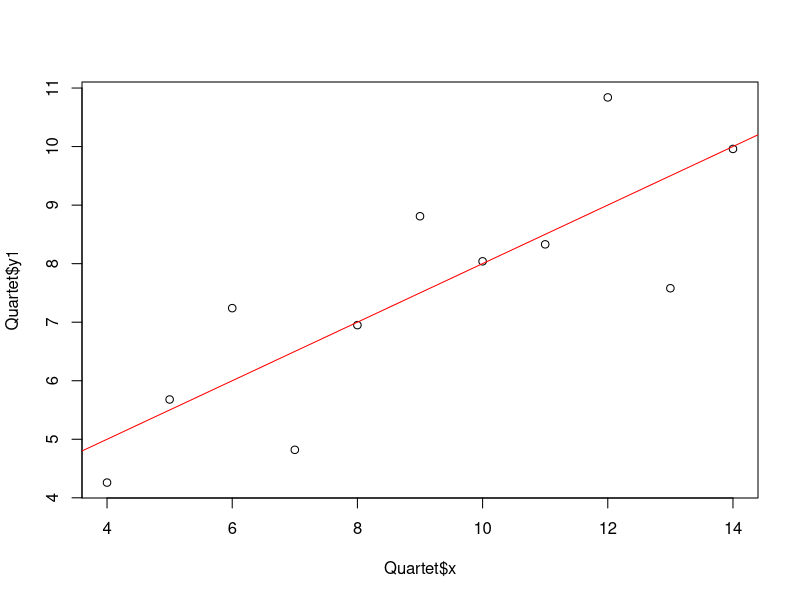
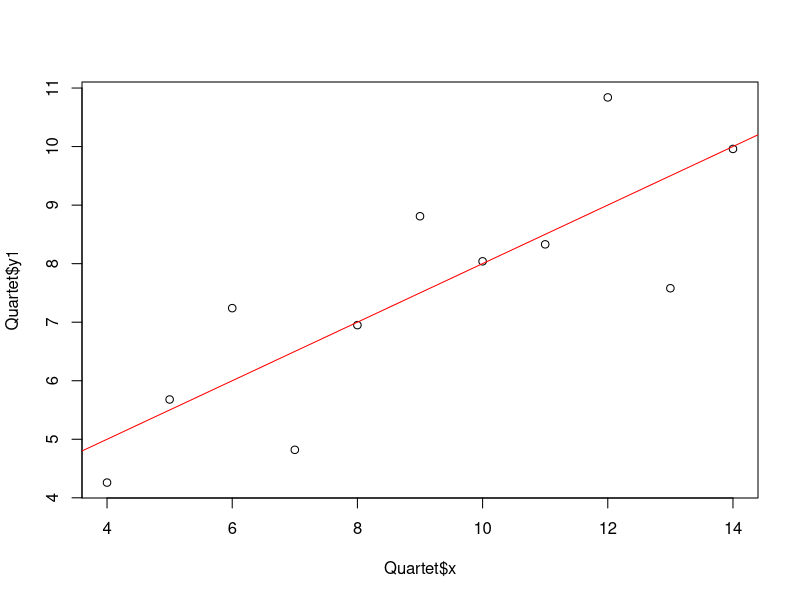
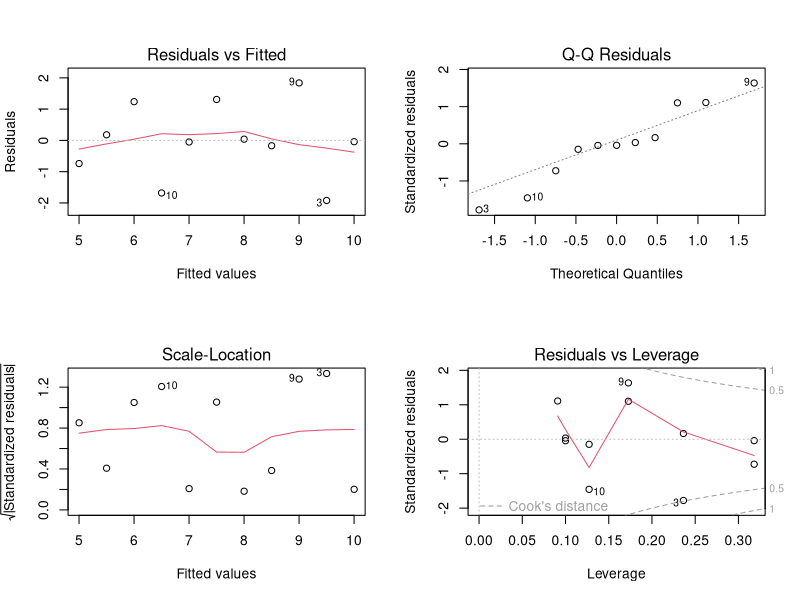
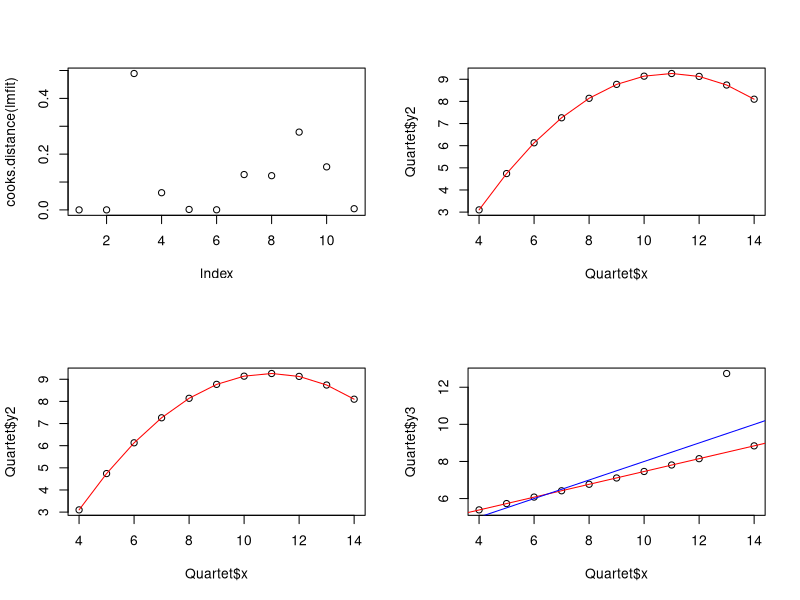
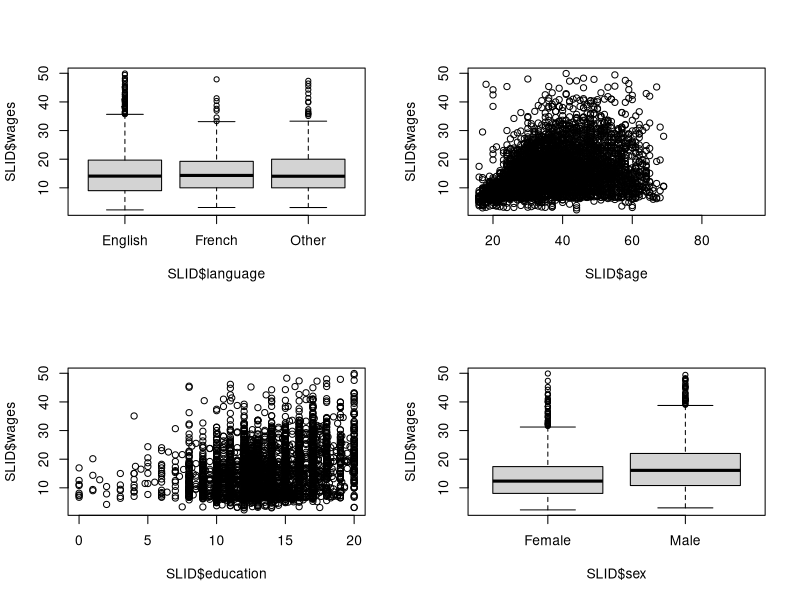
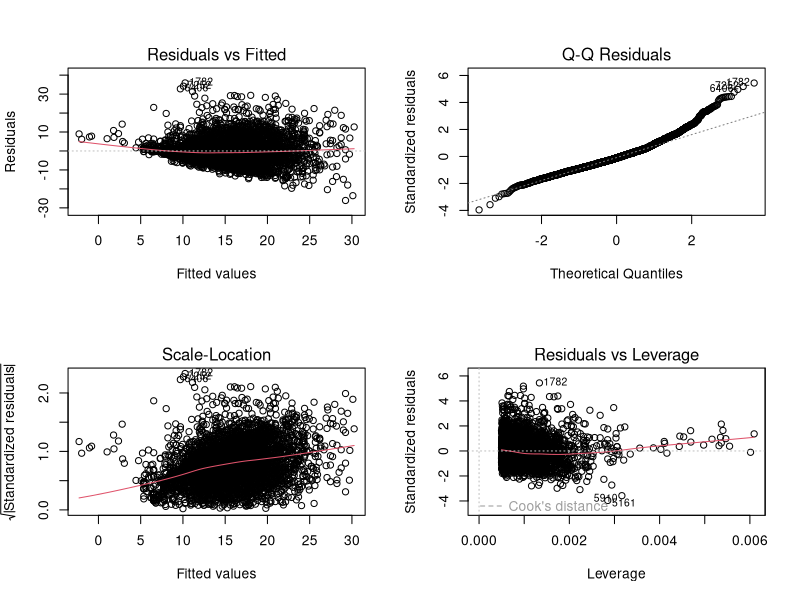
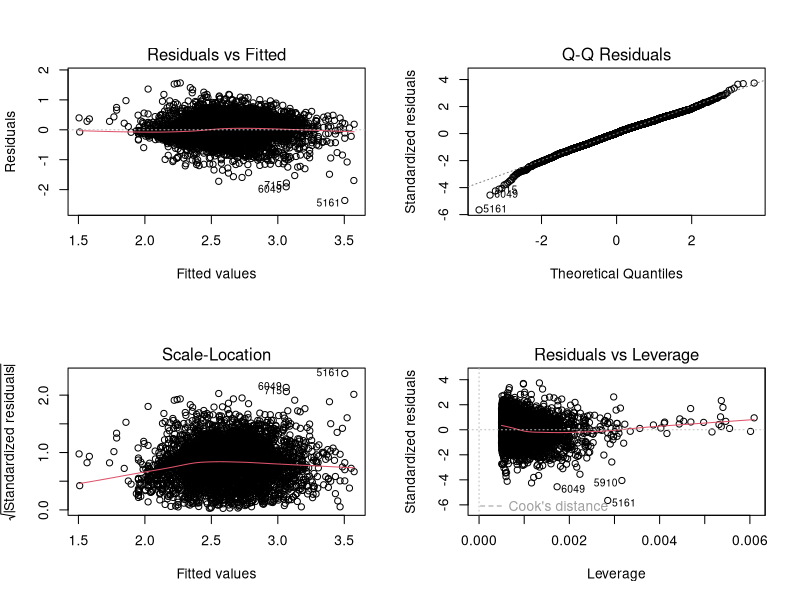
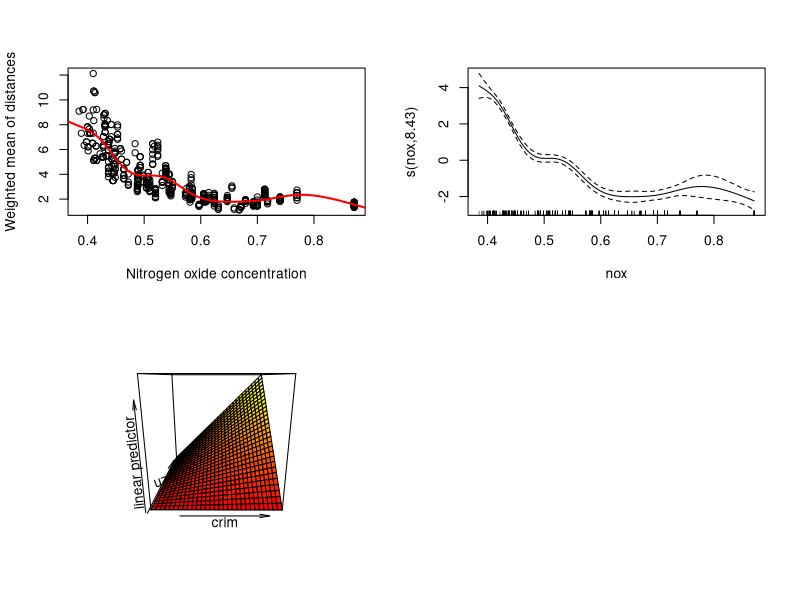

Source code (R) for these figures, in order:
# Chapter 4: Understanding Regression Analysis
# install.packages('car')  # Companion to Applied Regression
# install.packages('lmtest')
# install.packages('rms')
# install.packages('mgcv')
# ------------------------------------------------------------------------------

# Setup
setwd("C:/Users/cdc/OneDrive/Technical/Learning/R/MachineLearningWithR")

# Regression: Supervised learning method
# Model and analyse the relationship between a dependent (response) variable
# and one or more independent (predictor) variables

## Fitting a linear regression model with lm

library(car)
data("Quartet")

# Draw a scatter plot of the x and y variables
plot(Quartet$x, Quartet$y1)
lmfit <- lm(y1 ~ x, Quartet)  # dependent ~ independent (response ~ terms)
abline(lmfit, col = "red")
lmfit

# Use lsfit for simple linear regression
plot(Quartet$x, Quartet$y1)
lmfit2 <- lsfit(Quartet$x, Quartet$y1)
abline(lmfit2, col = "red")

## Summarising linear model fits
summary(lmfit)

coefficients(lmfit)
confint(lmfit, level = 0.95)  # Confidence interval
fitted(lmfit)  # Extract model fitted values
residuals(lmfit)  # Extract model residuals
anova(lmfit)  # ANOVA
vcov(lmfit)  # Variance-covariance matrix
influence(lmfit)  # Diagnose the quality of the regression fit

## Using linear regression to predict unknown values

lmfit <- lm(y1 ~ x, Quartet)
newdata <- data.frame(x = c(3,6,15))
predict(lmfit, newdata, interval = "confidence", level = 0.95)
predict(lmfit, newdata, interval = "predict")  # prediction interval

## Generating a diagnostic plot of a fitted model

# Diagnostics: Methods to evaluate assumptions
# Residuals vs. Fitted -- vertical distance from point to regression line
# Normal of residuals (Q-Q) -- Are the residuals normally distributed?
# Scale-Location -- square-root of the standardised residuals
# Residuals vs. Leverage -- How much each data point influences the regression
par(mfrow = c(2,2))
plot(lmfit)

# Compute the Cook's distance of each point (find outliers)
plot(cooks.distance(lmfit))

## Fitting a polynomial regression model with lm

plot(Quartet$x, Quartet$y2)
lmfit <- lm(Quartet$y2 ~ poly(Quartet$x, 2))  # fit quadratic
lines(sort(Quartet$x), lmfit$fit[order(Quartet$x)], col = "red")

# Fit a quadratic of the form y = a + bx + cx^2
plot(Quartet$x, Quartet$y2)
lmfit <- lm(Quartet$y2 ~ I(Quartet$x) + I(Quartet$x^2))
lines(sort(Quartet$x), lmfit$fit[order(Quartet$x)], col = "red")

## Fitting a robust linear regression model with rlm

# An outlier will move the regression line away
# Can just remove outliers or use a robust linear regression method

library(MASS)
plot(Quartet$x, Quartet$y3)
rlmfit <- rlm(Quartet$y3 ~ Quartet$x)  # use robust method
abline(rlmfit, col = "red")
lmfit <- lm(Quartet$y3 ~ Quartet$x)  # use the normal method
abline(lmfit, col = "blue")

## Studying a case of linear regression on SLID data

# Survey of Labour and Income Dynamics (SLID)
str(SLID)

# Visualise the variable wages against others
par(mfrow = c(2,2))
plot(SLID$wages ~ SLID$language)
plot(SLID$wages ~ SLID$age)
plot(SLID$wages ~ SLID$education)
plot(SLID$wages ~ SLID$sex)

# Fit a linear model to the data
lmfit <- lm(wages ~ ., data = SLID)
summary(lmfit)

# Drop the language attribute and draw a diagnostic plot
lmfit <- lm(wages ~ age + sex + education, data = SLID)
summary(lmfit)
plot(lmfit)

# Take the log of the wages and replot the diagnostic plot
lmfit <- lm(log(wages) ~ age + sex + education, data = SLID)
plot(lmfit)

# Diagnose the multi-colinearity (predictor is highly correlated with others)
# of the regression model
vif(lmfit)
sqrt(vif(lmfit)) > 2

# Diagnose the heteroscedasticity of the regression model
library(lmtest)
bptest(lmfit)  # low p-value, reject null hypothesis of homoscedasticity

library(rms)
olsfit <- ols(log(wages) ~ age + sex + education, data = SLID, x = TRUE, y = TRUE)
robcov(olsfit)

## Applying the Gaussian model for generalised linear regression

# Fit a Generalised Linear regression Model (GLM) with a Gaussian model
# Same as just using 'lm' function
lmfit1 <- glm(wages ~ age + sex + education, data = SLID, family = gaussian)
summary(lmfit1)

## Applying the Poisson model for generalised linear regression

# Poisson error distribution model
data("warpbreaks")
head(warpbreaks)
rs1 <- glm(breaks ~ tension, data = warpbreaks, family = poisson)
summary(rs1)

## Applying the Binomial model for generalised linear regression

head(mtcars$vs)
lm1 <- glm(vs ~ hp + mpg + gear, data = mtcars, family = binomial)
summary(lm1)

## Fitting a generalised additive model to the data

# GAM: semiparametric extension of GLM 
# GLM assumes a linear relationship, GAM fits using local behaviour

library(mgcv)
library(MASS)
str(Boston)

# Fit the regression using GAM
fit <- gam(dis ~ s(nox), data = Boston)
summary(fit)

## Visualising a generalised additive model

plot(Boston$nox, Boston$dis, xlab = "Nitrogen oxide concentration",
     ylab = "Weighted mean of distances")
x <- seq(0, 1, length = 500)
y <- predict(fit, data.frame(nox = x))
lines(x, y, col = "red", lwd = 2)

plot(fit, shade = TRUE)

fit2 <- gam(medv ~ crim + zn + crim:zn, data = Boston)
vis.gam(fit2)

## Diagnosing a generalised additive model

gam.check(fit)
